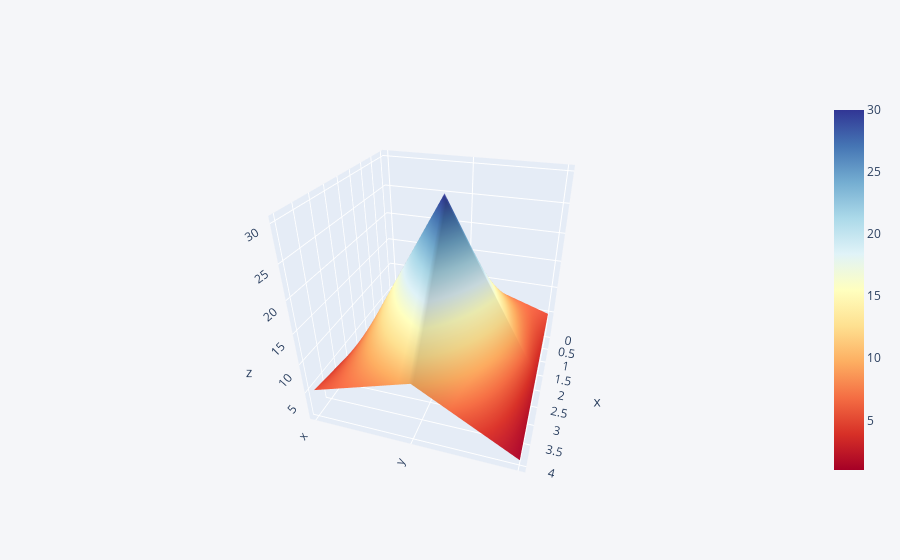

Notebook code cell kept with this figure:
### Code cell
# use a surface plot to create a 3d surface
df3.iplot(kind='surface',colorscale='rdylbu')

### Figure 1 — Plotly figure (JSON) as saved in the notebook; plotly's stock layout.template omitted (floating-point values rounded to 4 significant figures)
{"data": [{"colorscale": [[0, "rgb(165,0,38)"], [0.1, "rgb(215,48,39)"], [0.2, "rgb(244,109,67)"], [0.3, "rgb(253,174,97)"], [0.4, "rgb(254,224,144)"], [0.5, "rgb(255,255,191)"], [0.6, "rgb(224,243,248)"], [0.7, "rgb(171,217,233)"], [0.8, "rgb(116,173,209)"], [0.9, "rgb(69,117,180)"], [1, "rgb(49,54,149)"]], "type": "surface", "x": [0, 1, 2, 3, 4], "y": ["x", "y", "z"], "z": [[1, 2, 3, 4, 5], [10, 20, 30, 20, 10], [5, 4, 3, 2, 1]]}], "layout": {"autosize": true, "legend": {"bgcolor": "#F5F6F9", "font": {"color": "#4D5663"}}, "paper_bgcolor": "#F5F6F9", "plot_bgcolor": "#F5F6F9", "scene": {"aspectmode": "auto", "aspectratio": {"x": 1, "y": 1, "z": 1}, "camera": {"center": {"x": 0, "y": 0, "z": 0}, "eye": {"x": 1.783, "y": 0.5483, "z": 1.099}, "projection": {"type": "perspective"}, "up": {"x": 0, "y": 0, "z": 1}}}, "title": {"font": {"color": "#4D5663"}}, "xaxis": {"gridcolor": "#E1E5ED", "showgrid": true, "tickfont": {"color": "#4D5663"}, "title": {"font": {"color": "#4D5663"}, "text": ""}, "zerolinecolor": "#E1E5ED"}, "yaxis": {"gridcolor": "#E1E5ED", "showgrid": true, "tickfont": {"color": "#4D5663"}, "title": {"font": {"color": "#4D5663"}, "text": ""}, "zerolinecolor": "#E1E5ED"}}}
